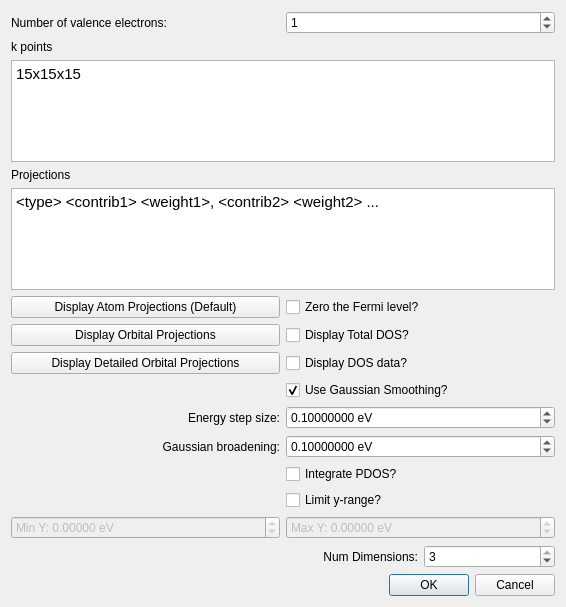
<?xml version="1.0" encoding="UTF-8"?>
<ui version="4.0">
 <class>Avogadro::YaehmopProjectedDOSDialog</class>
 <widget class="QDialog" name="Avogadro::YaehmopProjectedDOSDialog">
  <property name="geometry">
   <rect>
    <x>0</x>
    <y>0</y>
    <width>566</width>
    <height>607</height>
   </rect>
  </property>
  <property name="windowTitle">
   <string>Yaehmop Projected DOS</string>
  </property>
  <layout class="QGridLayout" name="gridLayout">
   <item row="22" column="3">
    <widget class="QSpinBox" name="spin_numDim">
     <property name="toolTip">
      <string>&lt;html&gt;&lt;head/&gt;&lt;body&gt;&lt;p&gt;The number of periodic dimensions.&lt;/p&gt;&lt;p&gt;&lt;br/&gt;&lt;/p&gt;&lt;p&gt;If this is set to 1, the material will be periodic only along the A vector of the crystal.&lt;/p&gt;&lt;p&gt;&lt;br/&gt;&lt;/p&gt;&lt;p&gt;If this is set to 2, the material will be periodic along both the A and B vectors of the crystal.&lt;/p&gt;&lt;p&gt;&lt;br/&gt;&lt;/p&gt;&lt;p&gt;If this is set to 3, the material will be periodic along the A, B, and C vectors of the crystal.&lt;/p&gt;&lt;p&gt;&lt;br/&gt;&lt;/p&gt;&lt;/body&gt;&lt;/html&gt;</string>
     </property>
     <property name="minimum">
      <number>1</number>
     </property>
     <property name="maximum">
      <number>3</number>
     </property>
     <property name="value">
      <number>3</number>
     </property>
    </widget>
   </item>
   <item row="22" column="2">
    <widget class="QLabel" name="label_6">
     <property name="toolTip">
      <string>&lt;html&gt;&lt;head/&gt;&lt;body&gt;&lt;p&gt;The number of periodic dimensions.&lt;/p&gt;&lt;p&gt;&lt;br/&gt;&lt;/p&gt;&lt;p&gt;If this is set to 1, the material will be periodic only along the A vector of the crystal.&lt;/p&gt;&lt;p&gt;&lt;br/&gt;&lt;/p&gt;&lt;p&gt;If this is set to 2, the material will be periodic along both the A and B vectors of the crystal.&lt;/p&gt;&lt;p&gt;&lt;br/&gt;&lt;/p&gt;&lt;p&gt;If this is set to 3, the material will be periodic along the A, B, and C vectors of the crystal.&lt;/p&gt;&lt;p&gt;&lt;br/&gt;&lt;/p&gt;&lt;/body&gt;&lt;/html&gt;</string>
     </property>
     <property name="text">
      <string>Num Dimensions:</string>
     </property>
     <property name="alignment">
      <set>Qt::AlignRight|Qt::AlignTrailing|Qt::AlignVCenter</set>
     </property>
    </widget>
   </item>
   <item row="5" column="0" colspan="4">
    <widget class="QTextEdit" name="edit_kpoints">
     <property name="toolTip">
      <string>&lt;html&gt;&lt;head/&gt;&lt;body&gt;&lt;p&gt;Enter the k-points for the calculation in a grid format as follows:&lt;/p&gt;&lt;p&gt;&amp;lt;l&amp;gt;x&amp;lt;m&amp;gt;x&amp;lt;n&amp;gt;&lt;/p&gt;&lt;p&gt;where l, m, and n are integers. For example, 5x5x5 would be a grid with 5 elements in every direction. You may also enter k-points in the following format:&lt;/p&gt;&lt;p&gt;&amp;lt;x&amp;gt; &amp;lt;y&amp;gt; &amp;lt;z&amp;gt; &amp;lt;weight&amp;gt;&lt;/p&gt;&lt;p&gt;where x, y, and z are the three dimensional coordinates of the k-point in reciprocal space, and the weight is the weight of the k-point. &lt;/p&gt;&lt;p&gt;More k-points will result in a more accurate calculation. However, your computer may shut down the process if it uses up too much memory.&lt;/p&gt;&lt;p&gt;Please note that the orientation of your cell may have an effect on the locations of these reciprocal space points.&lt;/p&gt;&lt;p&gt;Default: 15x15x15&lt;/p&gt;&lt;/body&gt;&lt;/html&gt;</string>
     </property>
     <property name="html">
      <string>&lt;!DOCTYPE HTML PUBLIC &quot;-//W3C//DTD HTML 4.0//EN&quot; &quot;http://www.w3.org/TR/REC-html40/strict.dtd&quot;&gt;
&lt;html&gt;&lt;head&gt;&lt;meta name=&quot;qrichtext&quot; content=&quot;1&quot; /&gt;&lt;style type=&quot;text/css&quot;&gt;
p, li { white-space: pre-wrap; }
&lt;/style&gt;&lt;/head&gt;&lt;body style=&quot; font-family:'Ubuntu'; font-size:11pt; font-weight:400; font-style:normal;&quot;&gt;
&lt;p style=&quot; margin-top:0px; margin-bottom:0px; margin-left:0px; margin-right:0px; -qt-block-indent:0; text-indent:0px;&quot;&gt;15x15x15&lt;/p&gt;&lt;/body&gt;&lt;/html&gt;</string>
     </property>
    </widget>
   </item>
   <item row="3" column="0" colspan="4">
    <widget class="QLabel" name="label_2">
     <property name="text">
      <string>k points</string>
     </property>
    </widget>
   </item>
   <item row="0" column="2" colspan="2">
    <widget class="QSpinBox" name="spin_numValElectrons">
     <property name="toolTip">
      <string>&lt;html&gt;&lt;head/&gt;&lt;body&gt;&lt;p&gt;Enter the number of k-points that will be connecting the special k-points. More of these k-points will smooth out the graph, but the calculation may take longer.&lt;/p&gt;&lt;/body&gt;&lt;/html&gt;</string>
     </property>
     <property name="alignment">
      <set>Qt::AlignLeading|Qt::AlignLeft|Qt::AlignVCenter</set>
     </property>
     <property name="suffix">
      <string/>
     </property>
     <property name="minimum">
      <number>0</number>
     </property>
     <property name="maximum">
      <number>999999</number>
     </property>
     <property name="value">
      <number>1</number>
     </property>
    </widget>
   </item>
   <item row="0" column="0" colspan="2">
    <widget class="QLabel" name="label">
     <property name="layoutDirection">
      <enum>Qt::LeftToRight</enum>
     </property>
     <property name="text">
      <string>Number of valence electrons:</string>
     </property>
     <property name="alignment">
      <set>Qt::AlignLeading|Qt::AlignLeft|Qt::AlignVCenter</set>
     </property>
    </widget>
   </item>
   <item row="6" column="0" colspan="4">
    <widget class="QLabel" name="label_5">
     <property name="text">
      <string>Projections</string>
     </property>
    </widget>
   </item>
   <item row="7" column="0" colspan="4">
    <widget class="QTextEdit" name="edit_projections">
     <property name="toolTip">
      <string>&lt;html&gt;&lt;head/&gt;&lt;body&gt;&lt;p&gt;Projections should be entered as follows:&lt;/p&gt;&lt;p&gt;&lt;br/&gt;&lt;/p&gt;&lt;p&gt;# Projection name&lt;/p&gt;&lt;p&gt;&amp;lt;type&amp;gt; &amp;lt;contrib1&amp;gt; &amp;lt;weight1&amp;gt;, &amp;lt;contrib2&amp;gt; &amp;lt;weight2&amp;gt;, ...&lt;/p&gt;&lt;p&gt;&lt;br/&gt;&lt;/p&gt;&lt;p&gt;where &amp;lt;type&amp;gt; is Atom, Orbital, or FMO.&lt;/p&gt;&lt;p&gt;&lt;br/&gt;&lt;/p&gt;&lt;p&gt;By default, the projections generated here will be one for every different atom type. You may change it as you like. See the yaehmop manual for more details.&lt;/p&gt;&lt;p&gt;&lt;br/&gt;&lt;/p&gt;&lt;p&gt;If you wish to use more than one line for a single projection, add a '\' to the end.&lt;/p&gt;&lt;/body&gt;&lt;/html&gt;</string>
     </property>
     <property name="html">
      <string>&lt;!DOCTYPE HTML PUBLIC &quot;-//W3C//DTD HTML 4.0//EN&quot; &quot;http://www.w3.org/TR/REC-html40/strict.dtd&quot;&gt;
&lt;html&gt;&lt;head&gt;&lt;meta name=&quot;qrichtext&quot; content=&quot;1&quot; /&gt;&lt;style type=&quot;text/css&quot;&gt;
p, li { white-space: pre-wrap; }
&lt;/style&gt;&lt;/head&gt;&lt;body style=&quot; font-family:'Ubuntu'; font-size:11pt; font-weight:400; font-style:normal;&quot;&gt;
&lt;p style=&quot; margin-top:0px; margin-bottom:0px; margin-left:0px; margin-right:0px; -qt-block-indent:0; text-indent:0px;&quot;&gt;&amp;lt;type&amp;gt; &amp;lt;contrib1&amp;gt; &amp;lt;weight1&amp;gt;, &amp;lt;contrib2&amp;gt; &amp;lt;weight2&amp;gt; ...&lt;/p&gt;&lt;/body&gt;&lt;/html&gt;</string>
     </property>
    </widget>
   </item>
   <item row="9" column="0" colspan="2">
    <widget class="QPushButton" name="push_displayAtomProj">
     <property name="toolTip">
      <string>&lt;html&gt;&lt;head/&gt;&lt;body&gt;&lt;p&gt;Set the projections so that the different atom types are grouped together.&lt;/p&gt;&lt;/body&gt;&lt;/html&gt;</string>
     </property>
     <property name="text">
      <string>Display Atom Projections (Default)</string>
     </property>
    </widget>
   </item>
   <item row="9" column="2" colspan="2">
    <widget class="QCheckBox" name="cb_zeroFermi">
     <property name="toolTip">
      <string>&lt;html&gt;&lt;head/&gt;&lt;body&gt;&lt;p&gt;Subtracts the Fermi energy from all other energies so that the Fermi energy is set to be zero.&lt;/p&gt;&lt;p&gt;Default: off&lt;/p&gt;&lt;/body&gt;&lt;/html&gt;</string>
     </property>
     <property name="text">
      <string>Zero the Fermi level?</string>
     </property>
    </widget>
   </item>
   <item row="10" column="0" colspan="2">
    <widget class="QPushButton" name="push_displayOrbitalProj">
     <property name="toolTip">
      <string>&lt;html&gt;&lt;head/&gt;&lt;body&gt;&lt;p&gt;Set the projections so that the same orbitals on the same types of atoms will be grouped together.&lt;/p&gt;&lt;p&gt;&lt;br/&gt;&lt;/p&gt;&lt;p&gt;Warning: if you set a parameters file to be one that includes unoccupied orbitals, these orbital numberings may be off, and you may need to number them manually.&lt;/p&gt;&lt;/body&gt;&lt;/html&gt;</string>
     </property>
     <property name="text">
      <string>Display Orbital Projections</string>
     </property>
    </widget>
   </item>
   <item row="10" column="2" colspan="2">
    <widget class="QCheckBox" name="cb_displayTotalDOS">
     <property name="text">
      <string>Display Total DOS?</string>
     </property>
    </widget>
   </item>
   <item row="11" column="2" colspan="2">
    <widget class="QCheckBox" name="cb_displayData">
     <property name="toolTip">
      <string>&lt;html&gt;&lt;head/&gt;&lt;body&gt;&lt;p&gt;Whether or not to display the density of states data in a&lt;/p&gt;&lt;p&gt;pop-up box after the calculation finishes.&lt;/p&gt;&lt;p&gt;&lt;br/&gt;&lt;/p&gt;&lt;p&gt;Data may be copied and pasted into a separate file.&lt;/p&gt;&lt;p&gt;Default: off&lt;/p&gt;&lt;/body&gt;&lt;/html&gt;</string>
     </property>
     <property name="text">
      <string>Display DOS data?</string>
     </property>
    </widget>
   </item>
   <item row="11" column="0" colspan="2">
    <widget class="QPushButton" name="push_displayDetailedOrbitalProj">
     <property name="toolTip">
      <string>&lt;html&gt;&lt;head/&gt;&lt;body&gt;&lt;p&gt;Set the projections to be a detailed separation of orbitals. Only similar orbitals on the same atom will be grouped together.&lt;/p&gt;&lt;p&gt;&lt;br/&gt;&lt;/p&gt;&lt;p&gt;Warning: if you set a parameters file to be one that includes unoccupied orbitals, these orbital numberings may be off, and you may need to number them manually.&lt;/p&gt;&lt;/body&gt;&lt;/html&gt;</string>
     </property>
     <property name="text">
      <string>Display Detailed Orbital Projections</string>
     </property>
    </widget>
   </item>
   <item row="12" column="2" colspan="2">
    <widget class="QCheckBox" name="cb_useSmoothing">
     <property name="toolTip">
      <string>&lt;html&gt;&lt;head/&gt;&lt;body&gt;&lt;p&gt;Whether or not to use Gaussian smoothing to smooth the data.&lt;/p&gt;&lt;p&gt;&lt;br/&gt;&lt;/p&gt;&lt;p&gt;Smoothing is typically performed for density of states data.&lt;/p&gt;&lt;p&gt;Default: on&lt;/p&gt;&lt;/body&gt;&lt;/html&gt;</string>
     </property>
     <property name="text">
      <string>Use Gaussian Smoothing?</string>
     </property>
     <property name="checked">
      <bool>true</bool>
     </property>
    </widget>
   </item>
   <item row="15" column="2" colspan="2">
    <widget class="QDoubleSpinBox" name="spin_energyStep">
     <property name="toolTip">
      <string>&lt;html&gt;&lt;head/&gt;&lt;body&gt;&lt;p&gt;The energy step size for Gaussian smoothing. &lt;/p&gt;&lt;p&gt;Default: 0.1&lt;/p&gt;&lt;/body&gt;&lt;/html&gt;</string>
     </property>
     <property name="layoutDirection">
      <enum>Qt::LeftToRight</enum>
     </property>
     <property name="alignment">
      <set>Qt::AlignLeading|Qt::AlignLeft|Qt::AlignVCenter</set>
     </property>
     <property name="prefix">
      <string/>
     </property>
     <property name="suffix">
      <string> eV</string>
     </property>
     <property name="decimals">
      <number>8</number>
     </property>
     <property name="maximum">
      <double>10000.000000000000000</double>
     </property>
     <property name="singleStep">
      <double>0.100000000000000</double>
     </property>
     <property name="value">
      <double>0.100000000000000</double>
     </property>
    </widget>
   </item>
   <item row="15" column="0" colspan="2">
    <widget class="QLabel" name="label_3">
     <property name="text">
      <string>Energy step size:</string>
     </property>
     <property name="alignment">
      <set>Qt::AlignRight|Qt::AlignTrailing|Qt::AlignVCenter</set>
     </property>
    </widget>
   </item>
   <item row="16" column="2" colspan="2">
    <widget class="QDoubleSpinBox" name="spin_broadening">
     <property name="toolTip">
      <string>&lt;html&gt;&lt;head/&gt;&lt;body&gt;&lt;p&gt;Gaussian broadening for Gaussian smoothing. The Gaussian broadening is the standard deviation.&lt;/p&gt;&lt;p&gt;Default: 0.1&lt;/p&gt;&lt;/body&gt;&lt;/html&gt;</string>
     </property>
     <property name="alignment">
      <set>Qt::AlignLeading|Qt::AlignLeft|Qt::AlignVCenter</set>
     </property>
     <property name="suffix">
      <string> eV</string>
     </property>
     <property name="decimals">
      <number>8</number>
     </property>
     <property name="maximum">
      <double>100000.000000000000000</double>
     </property>
     <property name="singleStep">
      <double>0.100000000000000</double>
     </property>
     <property name="value">
      <double>0.100000000000000</double>
     </property>
    </widget>
   </item>
   <item row="16" column="0" colspan="2">
    <widget class="QLabel" name="label_4">
     <property name="text">
      <string>Gaussian broadening:</string>
     </property>
     <property name="alignment">
      <set>Qt::AlignRight|Qt::AlignTrailing|Qt::AlignVCenter</set>
     </property>
    </widget>
   </item>
   <item row="17" column="2" colspan="2">
    <widget class="QCheckBox" name="cb_integratePDOS">
     <property name="toolTip">
      <string>&lt;html&gt;&lt;head/&gt;&lt;body&gt;&lt;p&gt;Whether or not to integrate the Projected DOS&lt;/p&gt;&lt;p&gt;The integrations will show up in the same plot as thinner lines having the same color as their corresponding PDOS curve&lt;/p&gt;&lt;/body&gt;&lt;/html&gt;</string>
     </property>
     <property name="text">
      <string>Integrate PDOS?</string>
     </property>
    </widget>
   </item>
   <item row="18" column="2" colspan="2">
    <widget class="QCheckBox" name="cb_limitY">
     <property name="toolTip">
      <string>&lt;html&gt;&lt;head/&gt;&lt;body&gt;&lt;p&gt;Limit the y-range?&lt;/p&gt;&lt;p&gt;&lt;br/&gt;&lt;/p&gt;&lt;p&gt;Default: off&lt;/p&gt;&lt;/body&gt;&lt;/html&gt;</string>
     </property>
     <property name="text">
      <string>Limit y-range?</string>
     </property>
    </widget>
   </item>
   <item row="21" column="2" colspan="2">
    <widget class="QDoubleSpinBox" name="spin_maxY">
     <property name="enabled">
      <bool>false</bool>
     </property>
     <property name="prefix">
      <string>Max Y: </string>
     </property>
     <property name="suffix">
      <string> eV</string>
     </property>
     <property name="decimals">
      <number>5</number>
     </property>
     <property name="minimum">
      <double>-10000.000000000000000</double>
     </property>
     <property name="maximum">
      <double>10000.000000000000000</double>
     </property>
    </widget>
   </item>
   <item row="21" column="0" colspan="2">
    <widget class="QDoubleSpinBox" name="spin_minY">
     <property name="enabled">
      <bool>false</bool>
     </property>
     <property name="prefix">
      <string>Min Y: </string>
     </property>
     <property name="suffix">
      <string> eV</string>
     </property>
     <property name="decimals">
      <number>5</number>
     </property>
     <property name="minimum">
      <double>-10000.000000000000000</double>
     </property>
     <property name="maximum">
      <double>10000.000000000000000</double>
     </property>
    </widget>
   </item>
   <item row="23" column="0" colspan="4">
    <widget class="QDialogButtonBox" name="buttonBox">
     <property name="orientation">
      <enum>Qt::Horizontal</enum>
     </property>
     <property name="standardButtons">
      <set>QDialogButtonBox::Cancel|QDialogButtonBox::Ok</set>
     </property>
    </widget>
   </item>
  </layout>
 </widget>
 <tabstops>
  <tabstop>spin_numValElectrons</tabstop>
  <tabstop>edit_kpoints</tabstop>
  <tabstop>edit_projections</tabstop>
  <tabstop>push_displayAtomProj</tabstop>
  <tabstop>cb_zeroFermi</tabstop>
  <tabstop>push_displayOrbitalProj</tabstop>
  <tabstop>cb_displayTotalDOS</tabstop>
  <tabstop>push_displayDetailedOrbitalProj</tabstop>
  <tabstop>cb_displayData</tabstop>
  <tabstop>cb_useSmoothing</tabstop>
  <tabstop>spin_energyStep</tabstop>
  <tabstop>spin_broadening</tabstop>
  <tabstop>cb_integratePDOS</tabstop>
  <tabstop>cb_limitY</tabstop>
  <tabstop>spin_minY</tabstop>
  <tabstop>spin_maxY</tabstop>
  <tabstop>spin_numDim</tabstop>
 </tabstops>
 <resources/>
 <connections>
  <connection>
   <sender>buttonBox</sender>
   <signal>accepted()</signal>
   <receiver>Avogadro::YaehmopProjectedDOSDialog</receiver>
   <slot>accept()</slot>
   <hints>
    <hint type="sourcelabel">
     <x>248</x>
     <y>254</y>
    </hint>
    <hint type="destinationlabel">
     <x>157</x>
     <y>274</y>
    </hint>
   </hints>
  </connection>
  <connection>
   <sender>buttonBox</sender>
   <signal>rejected()</signal>
   <receiver>Avogadro::YaehmopProjectedDOSDialog</receiver>
   <slot>reject()</slot>
   <hints>
    <hint type="sourcelabel">
     <x>316</x>
     <y>260</y>
    </hint>
    <hint type="destinationlabel">
     <x>286</x>
     <y>274</y>
    </hint>
   </hints>
  </connection>
  <connection>
   <sender>cb_useSmoothing</sender>
   <signal>toggled(bool)</signal>
   <receiver>spin_energyStep</receiver>
   <slot>setEnabled(bool)</slot>
   <hints>
    <hint type="sourcelabel">
     <x>421</x>
     <y>180</y>
    </hint>
    <hint type="destinationlabel">
     <x>421</x>
     <y>211</y>
    </hint>
   </hints>
  </connection>
  <connection>
   <sender>cb_useSmoothing</sender>
   <signal>toggled(bool)</signal>
   <receiver>spin_broadening</receiver>
   <slot>setEnabled(bool)</slot>
   <hints>
    <hint type="sourcelabel">
     <x>421</x>
     <y>180</y>
    </hint>
    <hint type="destinationlabel">
     <x>421</x>
     <y>244</y>
    </hint>
   </hints>
  </connection>
  <connection>
   <sender>cb_limitY</sender>
   <signal>toggled(bool)</signal>
   <receiver>spin_minY</receiver>
   <slot>setEnabled(bool)</slot>
   <hints>
    <hint type="sourcelabel">
     <x>421</x>
     <y>281</y>
    </hint>
    <hint type="destinationlabel">
     <x>421</x>
     <y>312</y>
    </hint>
   </hints>
  </connection>
  <connection>
   <sender>cb_limitY</sender>
   <signal>toggled(bool)</signal>
   <receiver>spin_maxY</receiver>
   <slot>setEnabled(bool)</slot>
   <hints>
    <hint type="sourcelabel">
     <x>421</x>
     <y>281</y>
    </hint>
    <hint type="destinationlabel">
     <x>421</x>
     <y>345</y>
    </hint>
   </hints>
  </connection>
  <connection>
   <sender>cb_useSmoothing</sender>
   <signal>toggled(bool)</signal>
   <receiver>cb_integratePDOS</receiver>
   <slot>setEnabled(bool)</slot>
   <hints>
    <hint type="sourcelabel">
     <x>421</x>
     <y>365</y>
    </hint>
    <hint type="destinationlabel">
     <x>421</x>
     <y>459</y>
    </hint>
   </hints>
  </connection>
 </connections>
</ui>
